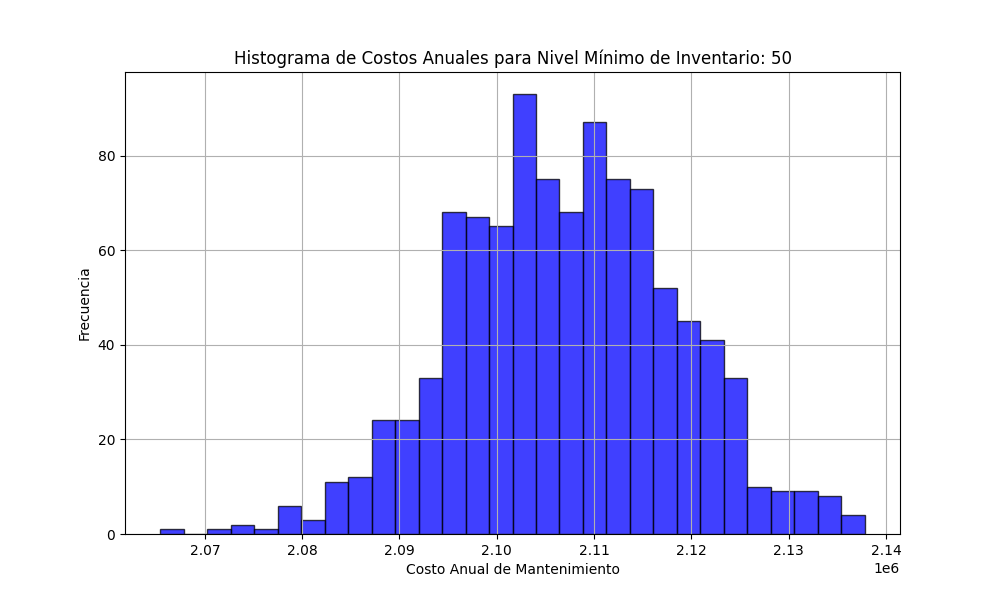

Source code (Python):
import numpy as np
import matplotlib.pyplot as plt
import scipy.stats as stats

# Parámetros iniciales
capacidad_produccion = 130
media_demanda = 150
desvio_demanda = 25
costo_mantenimiento = 70
dias_habiles = 250
anos_simulacion = 30
dias_totales = dias_habiles * anos_simulacion
inventario_inicial = 90
niveles_minimos_inventario = [50, 60, 70, 80]
simulaciones = 1000

# Función para simular el proceso
def simular_produccion(nivel_minimo_inventario):
    inventario = inventario_inicial
    turnos_adicionales = 0
    costos_mantenimiento = 0
    
    for _ in range(dias_totales):
        demanda = np.random.normal(media_demanda, desvio_demanda)
        demanda = max(0, demanda)  # Asegurar que la demanda no sea negativa
        inventario -= demanda
        if inventario < nivel_minimo_inventario:
            inventario += capacidad_produccion
            turnos_adicionales += 1
        costos_mantenimiento += max(0, inventario) * costo_mantenimiento
        inventario += capacidad_produccion  # Producción regular
        
    turnos_adicionales_promedio = turnos_adicionales / anos_simulacion
    costo_mantenimiento_promedio = costos_mantenimiento / anos_simulacion
    
    return round(turnos_adicionales_promedio), costo_mantenimiento_promedio

# Simular para diferentes niveles mínimos de inventario
resultados = {}
for nivel_minimo in niveles_minimos_inventario:
    costos_anuales = []
    for _ in range(simulaciones):
        _, costo_promedio = simular_produccion(nivel_minimo)
        costos_anuales.append(costo_promedio)
    
    promedio_costos = np.mean(costos_anuales)
    intervalo_confianza = stats.norm.interval(0.95, loc=promedio_costos, scale=np.std(costos_anuales, ddof=1)/np.sqrt(simulaciones))
    
    resultados[nivel_minimo] = {
        'Promedio de costos anuales': promedio_costos,
        'Intervalo de confianza al 95%': intervalo_confianza,
        'Costos anuales': costos_anuales
    }

# Mostrar resultados y graficar histogramas
for nivel_minimo, resultado in resultados.items():
    print(f"Nivel mínimo de inventario: {nivel_minimo}")
    print(f"Promedio de costos anuales: ${resultado['Promedio de costos anuales']:.2f}")
    print(f"Intervalo de confianza al 95%: (${resultado['Intervalo de confianza al 95%'][0]:.2f}, ${resultado['Intervalo de confianza al 95%'][1]:.2f})")
    print()
    
    # Graficar histogramas
    plt.figure(figsize=(10, 6))
    plt.hist(resultado['Costos anuales'], bins=30, alpha=0.75, color='blue', edgecolor='black')
    plt.title(f"Histograma de Costos Anuales para Nivel Mínimo de Inventario: {nivel_minimo}")
    plt.xlabel("Costo Anual de Mantenimiento")
    plt.ylabel("Frecuencia")
    plt.grid(True)
    plt.show()
